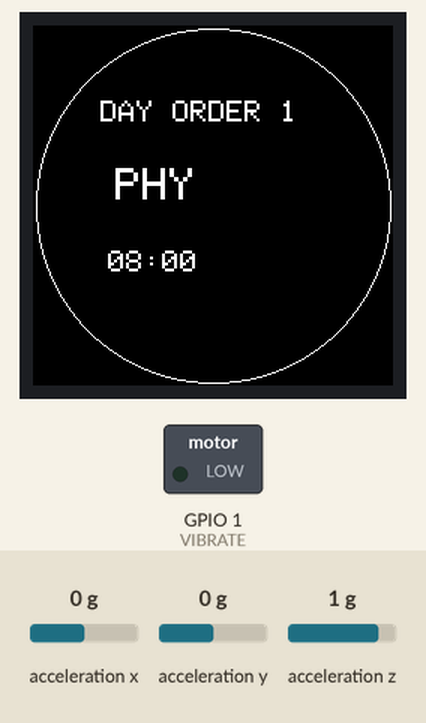
This sketch was run on a simulated ESP32. On the bench: 240×240 colour display, switched loads named in the sketch (green lamp = pin HIGH). The test bench sets the inputs (shaded band); at power-on: acceleration z 1 g, acceleration x 0 g, acceleration y 0 g. EEPROM starts erased.

Above: at 22.3 s.
22.4 s: acceleration z set to 0.6 g
At 31.8 s:
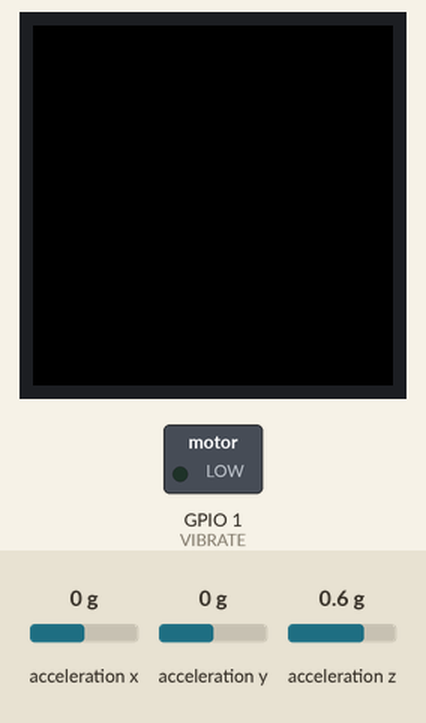
32.2 s: acceleration z set to 0.8 g
At 33.3 s:
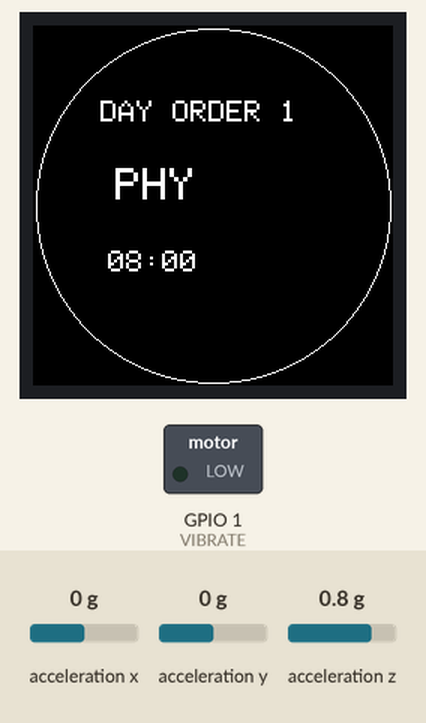
54.2 s: acceleration z set to -1.4 g
At 63.9 s:
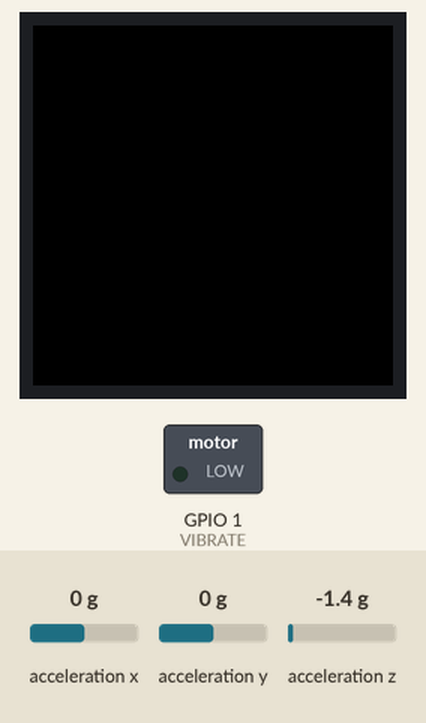
Timing chart, 0 to 65.4 s (numbered marks = the images above; inputs shaded):
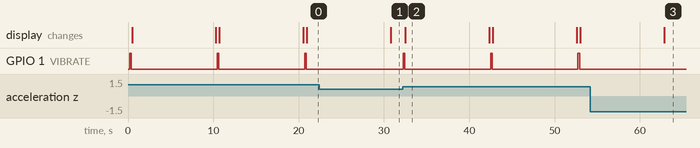

Measured:
- the behaviour switches between 0.8 and 0.7 g on acceleration z (found by bisection; images 0 and 1)
- after the input at 22.4 s, GPIO 1 (VIBRATE): stays LOW (without the input it goes to HIGH after 8.5 s)
- after the input at 32.2 s, GPIO 1 (VIBRATE): alternates HIGH for 0.20 s and LOW for 10.0 s, starting after 0.06 s; the display: changes after 0.32 s (image 2)
- after the input at 54.2 s, GPIO 1 (VIBRATE): stays LOW (without the input it goes to HIGH after 8.8 s)
- by itself, GPIO 1 (VIBRATE): alternates HIGH for 0.20 s and LOW for 10.0 s
- what the display in image 2 shows lasts 9.8 s, from 32.5 s to 42.3 s

The sketch:

pocket_watch_firmware.ino
```cpp
#include <WiFi.h>
#include <WebServer.h>
#include <Preferences.h>
#include <SPI.h>
#include <Wire.h>
#include <Adafruit_GFX.h>
#include <Adafruit_GC9A01A.h>
#include <Adafruit_LIS3DH.h>
#include <Adafruit_Sensor.h>

const int CS = D6;
const int DC = D2;
const int RST = D3;
const int VIBRATE = D0;

const int SDA = D10;
const int SCL = D8;

Adafruit_GC9A01A display(CS, DC, RST);
Adafruit_LIS3DH shakey = Adafruit_LIS3DH();
WebServer webServer(80);
Preferences storage;

int Current_DOD = 1;
bool wifiActive = false;
bool screenOn = false;
unsigned long displaywakey = 0;
const unsigned long DISPLAY_TIMEOUT = 10000;

int currentTotalMinutes = 480;
unsigned long lastMinuteMillis = 0;

struct ClassPeriod {
  int startMinute;
  int endMinute;
  const char* periodName;
};

const ClassPeriod timetable[] = {
  {480, 540, "Period 1"},
  {540, 585, "Period 2"},
  {585, 600, "Break"},
  {600, 645, "Period 3"},
  {645, 690, "Period 4"},
  {690, 735, "Period 5"},
  {735, 780, "Lunch"},
  {780, 820, "Period 6"},
  {820, 860, "Period 7"},
  {860, 900, "Period 8"}
};
const int totalPeriods = sizeof(timetable) / sizeof(timetable[0]);

const char* subjectsDay1[10] = {"PHY", "Chem", "Break", "Eng", "CSC", "Chem prac", "Lunch", "Chem prac", "6th sub", "PT"};
const char* subjectsDay2[10] = {"CS", "MATH", "Break", "CHEM", "VBSE/LBA", "Eng", "Lunch", "PHY", "Chem", "MATH"};
const char* subjectsDay3[10] = {"Math", "Chem", "Break", "Chem", "math", "phy", "Lunch", "PHY", "ENG", "PT"};
const char* subjectsDay4[10] = {"6th sub", "MATH", "Break", "chem", "phy prac", "-", "Lunch", "LIB", "CS", "ENG"};
const char* subjectsDay5[10] = {"Chem", "ENG", "Break", "6th sub", "6th sub", "MATH", "Lunch", "PHY", "CS", "PT"};
const char* subjectsDay6[10] = {"ENG", "MATH", "Break", "6th sub", "PHY", "CS", "Lunch", "Chem", "CS prac", "CS prac"};

String getSubjectName(int day, int index) {
  if (day == 1) return subjectsDay1[index];
  if (day == 2) return subjectsDay2[index];
  if (day == 3) return subjectsDay3[index];
  if (day == 4) return subjectsDay4[index];
  if (day == 5) return subjectsDay5[index];
  if (day == 6) return subjectsDay6[index];
  return "";
}

const char html_page[] PROGMEM = R"rawliteral(
<!DOCTYPE html>
<html>
<head>
    <title>Pocket Watch Timetable</title>
    <style>
        body { font-family: Arial, sans-serif; background: #000000; color: #ffffff; text-align: center; padding: 15px; }
        .card { background: #000000; border: 1px solid #ffffff; padding: 15px; border-radius: 10px; max-width: 450px; margin: auto; }
        h2 { color: #ffffff; font-size: 18px; }
        table { width: 100%; border-collapse: collapse; margin-top: 10px; font-size: 12px; }
        th, td { border: 1px solid #ffffff; padding: 6px; text-align: center; }
        th { background: #ffffff; color: #000000; }
        tr:nth-child(even) { background: #111111; }
    </style>
</head>
<body>

<div class="card">
    <h2 id="DOD">Loading Timetable...</h2>
    <div id="tableContainer"></div>
</div>

<script>
    let userInput = prompt("Enter Day Order (1-6) or 0 for Holiday:");
    let Day_order = Number(userInput);

    let now = new Date();
    let currentHour = now.getHours();
    let currentMinute = now.getMinutes();

    function generateTimetable(day) {
        let titleElem = document.getElementById("DOD");
        let container = document.getElementById("tableContainer");

        if (day === 0) {
            titleElem.innerHTML = "Holiday Today!";
            container.innerHTML = "<p>No classes scheduled.</p>";
            return;
        }

        titleElem.innerHTML = "Day Order " + day + " Timetable";

        let times = [
            "08:00 - 09:00", "09:00 - 09:45", "09:45 - 10:00",
            "10:00 - 10:45", "10:45 - 11:30", "11:30 - 12:15",
            "12:15 - 01:00", "01:00 - 01:40", "01:40 - 02:20", "02:20 - 03:00"
        ];
        let periods = [
            "Period 1", "Period 2", "Break",
            "Period 3", "Period 4", "Period 5",
            "Lunch", "Period 6", "Period 7", "Period 8"
        ];

        let subjects = [];

        if (day === 1) {
            subjects = ["PHY", "Chem", "Break", "Eng", "CSC", "Chem prac", "Lunch", "Chem prac", "6th sub", "PT"];
        } else if (day === 2) {
            subjects = ["CS", "MATH", "Break", "CHEM", "VBSE/LBA", "Eng", "Lunch", "PHY", "Chem", "MATH"];
        } else if (day === 3) {
            subjects = ["Math", "Chem", "Break", "Chem", "math", "phy", "Lunch", "PHY", "ENG", "PT"];
        } else if (day === 4) {
            subjects = ["6th sub", "MATH", "Break", "chem", "phy prac", "-", "Lunch", "LIB", "CS", "ENG"];
        } else if (day === 5) {
            subjects = ["Chem", "ENG", "Break", "6th sub", "6th sub", "MATH", "Lunch", "PHY", "CS", "PT"];
        } else if (day === 6) {
            subjects = ["ENG", "MATH", "Break", "6th sub", "PHY", "CS", "Lunch", "Chem", "CS prac", "CS prac"];
        } else {
            container.innerHTML = "<p>Invalid Day Order entered.</p>";
            return;
        }

        let htmlTable = "<table><tr><th>Period</th><th>Time</th><th>Subject</th></tr>";
        for (let i = 0; i < periods.length; i++) {
            htmlTable += "<tr><td>" + periods[i] + "</td><td>" + times[i] + "</td><td>" + subjects[i] + "</td></tr>";
        }
        htmlTable += "</table>";

        container.innerHTML = htmlTable;
    }

    function sendToWatch(day, hr, min) {
        fetch('/setDay?val=' + day + '&hr=' + hr + '&min=' + min, { method: 'POST' })
            .then(res => console.log("Config synced."))
            .catch(err => console.error("Error:", err));
    }

    generateTimetable(Day_order);
    if (Day_order >= 0 && Day_order <= 6) {
        sendToWatch(Day_order, currentHour, currentMinute);
    }
</script>

</body>
</html>
)rawliteral";

void triggerVibration(int duration) {
  digitalWrite(VIBRATE, HIGH);
  delay(duration);
  digitalWrite(VIBRATE, LOW);
}

void renderWatchFace(String topText, String mainText, String subText) {
  display.fillScreen(GC9A01A_BLACK);
  display.drawCircle(120, 120, 118, GC9A01A_WHITE);

  display.setTextSize(2);
  display.setTextColor(GC9A01A_WHITE);
  display.setCursor(45, 50);
  display.print(topText);

  display.setTextSize(3);
  display.setTextColor(GC9A01A_WHITE);
  display.setCursor(55, 95);
  display.print(mainText);

  display.setTextSize(2);
  display.setTextColor(GC9A01A_WHITE);
  display.setCursor(50, 150);
  display.print(subText);
}

void checkScheduleAlerts() {
  if (Current_DOD == 0) return;

  int h = currentTotalMinutes / 60;
  int m = currentTotalMinutes % 60;
  String timeStr = (h < 10 ? "0" : "") + String(h) + ":" + (m < 10 ? "0" : "") + String(m);

  for (int i = 0; i < totalPeriods; i++) {
    int warningTime = timetable[i].startMinute - 5;
    int startTime = timetable[i].startMinute;

    if (currentTotalMinutes == warningTime) {
      screenOn = true;
      displaywakey = millis();
      triggerVibration(120);
      delay(100);
      triggerVibration(120);
      String subj = getSubjectName(Current_DOD, i);
      renderWatchFace("5 MIN TO", subj, timeStr);
    }
    else if (currentTotalMinutes == startTime) {
      screenOn = true;
      displaywakey = millis();
      triggerVibration(350);
      String subj = getSubjectName(Current_DOD, i);
      renderWatchFace("STARTING", subj, timeStr);
    }
  }
}

void turnOffWiFi() {
  webServer.stop();
  WiFi.softAPdisconnect(true);
  WiFi.mode(WIFI_OFF);
  wifiActive = false;
  triggerVibration(150);
}

void setup() {
  Serial.begin(115200);
  pinMode(VIBRATE, OUTPUT);

  storage.begin("prefs", true);
  Current_DOD = storage.getInt("dayOrder", 1);
  currentTotalMinutes = storage.getInt("savedMins", 480);
  storage.end();

  display.begin();
  display.setRotation(0);
  display.fillScreen(GC9A01A_BLACK);

  Wire.begin(SDA, SCL);
  if (shakey.begin(0x18)) {
    shakey.setRange(LIS3DH_RANGE_2_G);
  }

  WiFi.softAP("PocketWatch-Setup", "12345678");

  webServer.on("/", []() {
    webServer.send(200, "text/html", html_page);
  });

  webServer.on("/setDay", HTTP_POST, []() {
    if (webServer.hasArg("val")) {
      Current_DOD = webServer.arg("val").toInt();
    }
    if (webServer.hasArg("hr") && webServer.hasArg("min")) {
      int hr = webServer.arg("hr").toInt();
      int min = webServer.arg("min").toInt();
      currentTotalMinutes = (hr * 60) + min;
    }
    storage.begin("prefs", false);
    storage.putInt("dayOrder", Current_DOD);
    storage.putInt("savedMins", currentTotalMinutes);
    storage.end();

    webServer.send(200, "text/plain", "OK");
    turnOffWiFi();
  });

  webServer.begin();
  wifiActive = true;
  lastMinuteMillis = millis();
}

void loop() {
  unsigned long currentMillis = millis();

  if (wifiActive) {
    webServer.handleClient();
    if (currentMillis > 2400000) {
      turnOffWiFi();
    }
  }

  if (currentMillis - lastMinuteMillis >= 60000) {
    lastMinuteMillis += 60000;
    currentTotalMinutes++;
    if (currentTotalMinutes >= 1440) {
      currentTotalMinutes = 0;
    }
    checkScheduleAlerts();
  }

  sensors_event_t event;
  shakey.getEvent(&event);
  if (!screenOn && event.acceleration.z > 7.5) {
    screenOn = true;
    displaywakey = currentMillis;
    triggerVibration(200);

    int h = currentTotalMinutes / 60;
    int m = currentTotalMinutes % 60;
    String timeStr = (h < 10 ? "0" : "") + String(h) + ":" + (m < 10 ? "0" : "") + String(m);

    String currentStatus = "Free Time";
    if (Current_DOD > 0) {
      for (int i = 0; i < totalPeriods; i++) {
        if (currentTotalMinutes >= timetable[i].startMinute && currentTotalMinutes < timetable[i].endMinute) {
          currentStatus = getSubjectName(Current_DOD, i);
          break;
        }
      }
    } else {
      currentStatus = "Holiday";
    }

    renderWatchFace(Current_DOD == 0 ? "HOLIDAY" : "DAY ORDER " + String(Current_DOD), currentStatus, timeStr);
  }

  if (screenOn && (currentMillis - displaywakey > DISPLAY_TIMEOUT)) {
    display.fillScreen(GC9A01A_BLACK);
    screenOn = false;
  }

  delay(100);
}
```
